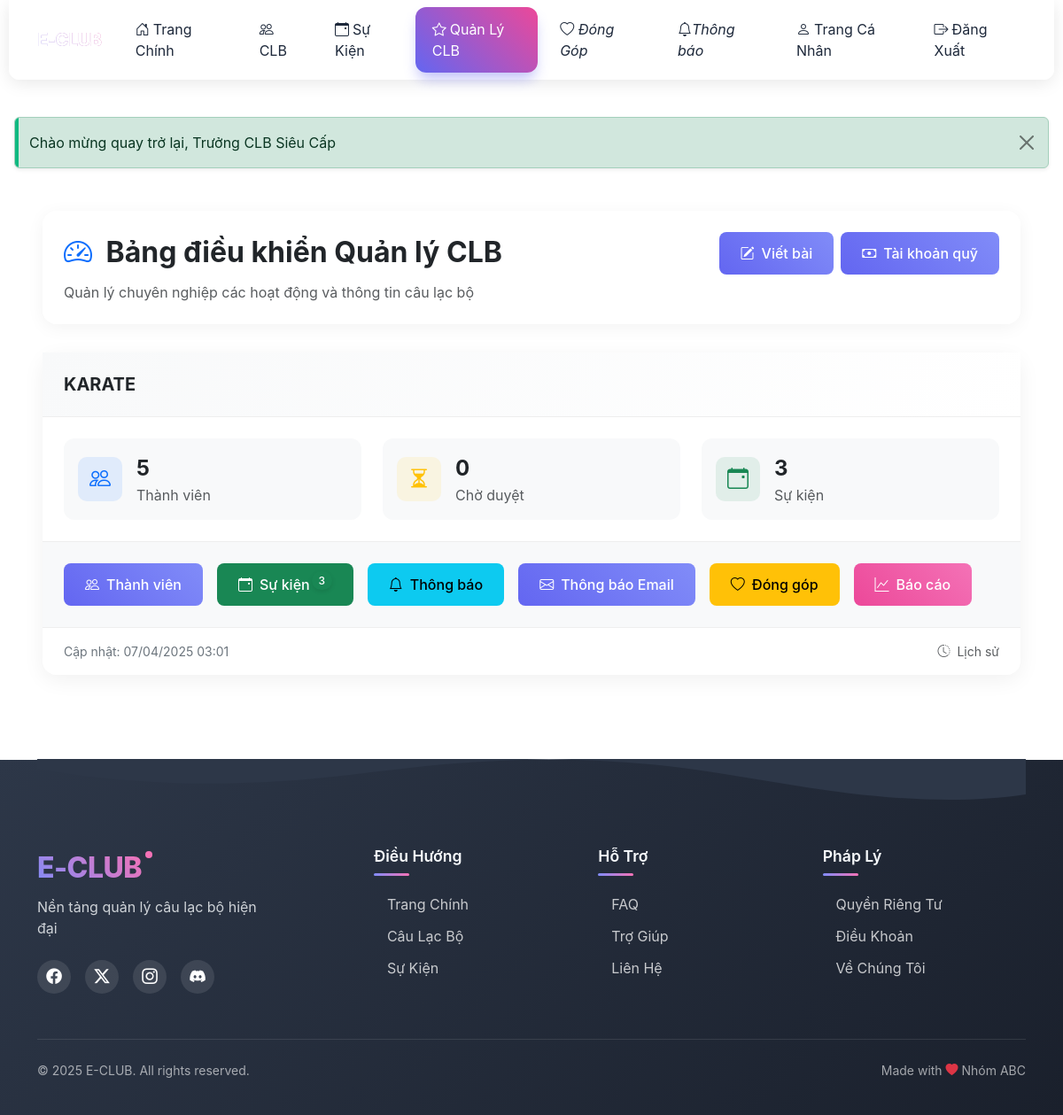
The page /index.php?page=club_leader (signed in) on the database its author committed.
### tables this page shows
CREATE TABLE `clubs` (
  `id` int(11) NOT NULL,
  `name` varchar(100) NOT NULL,
  `description` text DEFAULT NULL,
  `created_at` timestamp NOT NULL DEFAULT current_timestamp(),
  `status` enum('active','inactive') NOT NULL DEFAULT 'active',
  `image_url` varchar(255) DEFAULT NULL,
  `bank_info` longtext DEFAULT NULL
);

### pages/club_leader/index.php (the view, shortened to what this page needs)
<?php
$sql = "SELECT c.* FROM clubs c
       INNER JOIN club_leaders cl ON c.id = cl.club_id
       WHERE cl.user_id = ?";
$stmt = $conn->prepare($sql);
$stmt->bind_param("i", $_SESSION['user_id']);
$stmt->execute();
$managed_clubs = $stmt->get_result()->fetch_all(MYSQLI_ASSOC);
?>
<!DOCTYPE html>
<html lang="vi">
<head>
    <link href="https://cdnjs.cloudflare.com/ajax/libs/bootstrap/5.3.0/css/bootstrap.min.css" rel="stylesheet">
    <link href="https://cdnjs.cloudflare.com/ajax/libs/bootstrap-icons/1.10.0/font/bootstrap-icons.min.css" rel="stylesheet">
</head>
<body>
    <div class="dashboard-wrapper">
        <div class="header-card">
            <div class="d-flex justify-content-between align-items-center flex-wrap gap-3">
                <h2 class="mb-0 fw-bold">
                    <i class="bi bi-speedometer2 text-primary me-2"></i>
                    Bảng điều khiển Quản lý CLB
                </h2>
                <div class="d-flex gap-2">
                    <a href="index.php?page=club_leader/posts" class="btn btn-modern btn-primary">
                        <i class="bi bi-pencil-square"></i> Viết bài
                    </a>
                    <a href="index.php?page=club_leader/club_settings" class="btn btn-modern btn-primary">
                        <i class="bi bi-cash"></i> Tài khoản quỹ
                    </a>
                </div>
            </div>
            <p class="text-muted mt-2 mb-0">Quản lý chuyên nghiệp các hoạt động và thông tin câu lạc bộ</p>
        </div>
        <?php if (empty($managed_clubs)): ?>
            <div class="empty-card">
                <i class="bi bi-exclamation-circle text-muted mb-3" style="font-size: 3.5rem;"></i>
                <h3 class="fw-bold">Chưa quản lý CLB nào</h3>
                <p class="text-muted mb-4">Liên hệ quản trị viên để được phân quyền quản lý câu lạc bộ.</p>
                <a href="/" class="btn btn-modern btn-primary">
                    <i class="bi bi-arrow-left me-2"></i> Quay lại
                </a>
            </div>
        <?php else: ?>
            <?php foreach ($managed_clubs as $club): ?>
                <?php
                $sql = "SELECT
                    COUNT(CASE WHEN status = 'approved' THEN 1 END) as approved_members,
                    COUNT(CASE WHEN status = 'pending' THEN 1 END) as pending_members
                    FROM club_members WHERE club_id = ?";
                $stmt = $conn->prepare($sql);
                $stmt->bind_param("i", $club['id']);
                $stmt->execute();
                $stats = $stmt->get_result()->fetch_assoc();
                $sql = "SELECT COUNT(*) as upcoming_events FROM events
                       WHERE club_id = ? AND event_date >= CURDATE()";
                $stmt = $conn->prepare($sql);
                $stmt->bind_param("i", $club['id']);
                $stmt->execute();
                $events_count = $stmt->get_result()->fetch_assoc()['upcoming_events'];
                ?>
                <div class="club-card">
                    <div class="club-header d-flex justify-content-between align-items-center">
                        <h3 class="h5 mb-0 fw-bold"><?php echo htmlspecialchars($club['name']); ?></h3>
                    </div>
                    <div class="stats-grid">
                        <div class="stat-item">
                            <div class="stat-icon bg-primary bg-opacity-10 text-primary">
                                <i class="bi bi-people"></i>
                            </div>
                            <div>
                                <div class="fw-bold fs-4"><?php echo $stats['approved_members']; ?></div>
                                <div class="text-muted">Thành viên</div>
                            </div>
                        </div>
                        <div class="stat-item">
                            <div class="stat-icon bg-warning bg-opacity-10 text-warning">
                                <i class="bi bi-hourglass-split"></i>
                            </div>
                            <div>
                                <div class="fw-bold fs-4"><?php echo $stats['pending_members']; ?></div>
                                <div class="text-muted">Chờ duyệt</div>
                            </div>
                        </div>
                        <div class="stat-item">
                            <div class="stat-icon bg-success bg-opacity-10 text-success">
                                <i class="bi bi-calendar-event"></i>
                            </div>
                            <div>
                                <div class="fw-bold fs-4"><?php echo $events_count; ?></div>
                                <div class="text-muted">Sự kiện</div>
                            </div>
                        </div>
                    </div>
                    <div class="action-buttons">
                        <a href="index.php?page=club_leader/members&club_id=<?php echo $club['id']; ?>" class="btn btn-modern btn-primary">
                            <i class="bi bi-people"></i> Thành viên
                        </a>
                        <a href="index.php?page=club_leader/events&club_id=<?php echo $club['id']; ?>" class="btn btn-modern btn-success">
                            <i class="bi bi-calendar-event"></i> Sự kiện
                            <?php if ($events_count > 0): ?>
                                <span class="badge bg-success"><?php echo $events_count; ?></span>
                            <?php endif; ?>
                        </a>
                        <a href="index.php?page=club_leader/notifications&club_id=<?php echo $club['id']; ?>" class="btn btn-modern btn-info">
                            <i class="bi bi-bell"></i> Thông báo
                        </a>
                        <a href="index.php?page=club_leader/email_notifications&club_id=<?php echo $club['id']; ?>" class="btn btn-modern btn-primary">
                            <i class="bi bi-envelope"></i> Thông báo Email
                        </a>
                        <a href="index.php?page=club_leader/donations&club_id=<?php echo $club['id']; ?>" class="btn btn-modern btn-warning">
                            <i class="bi bi-heart"></i> Đóng góp
                        </a>
                        <a href="index.php?page=club_leader/reports&club_id=<?php echo $club['id']; ?>" class="btn btn-modern btn-secondary">
                            <i class="bi bi-graph-up"></i> Báo cáo
                        </a>
                    </div>
                    <div class="footer-info d-flex justify-content-between align-items-center">
                        <span>Cập nhật: <?php echo date('d/m/Y H:i'); ?></span>
                        <a href="index.php?page=club_leader/activity_log&club_id=<?php echo $club['id']; ?>" class="text-muted text-decoration-none">
                            <i class="bi bi-clock-history me-1"></i> Lịch sử
                        </a>
                    </div>
                </div>
            <?php endforeach; ?>
        <?php endif; ?>
    </div>
</body>
</html>

### templates/layout.php (style rules this page uses)
:root { --primary-color: #6366f1; --primary-light: #818cf8; --primary-dark: #4f46e5; --secondary-color: #ec4899; --secondary-light: #f472b6; --accent-color: #0ea5e9; --success-color: #10b981; --warning-color: #f59e0b; --danger-color: #ef4444; --background-color: #f8fafc; --text-color: #1e293b; --border-radius: 12px; --card-border-radius: 16px; --transition-speed: 0.3s; }
body { min-height: 100vh; display: flex; flex-direction: column; background-color: var(--background-color); font-family: 'Nunito', sans-serif; color: var(--text-color); overflow-x: hidden; }
.btn { border-radius: var(--border-radius); padding: 0.7rem 1.5rem; font-weight: 600; transition: all var(--transition-speed) ease; position: relative; overflow: hidden; z-index: 1; }
.btn::before { content: ''; position: absolute; top: 0; left: 0; width: 100%; height: 100%; background: rgba(255, 255, 255, 0.1); z-index: -1; transform: translateX(-100%) rotate(45deg); transition: transform 0.6s ease; }
.badge { font-size: 0.65rem; padding: 0.35em 0.65em; margin-left: -0.5em; margin-top: -0.5em; }
.btn-primary { background: linear-gradient(45deg, var(--primary-color), var(--primary-light)); border: none; }
.btn-secondary { background: linear-gradient(45deg, var(--secondary-color), var(--secondary-light)); border: none; }
.badge { padding: 0.5em 1em; border-radius: 20px; font-weight: 600; box-shadow: 0 2px 5px rgba(0, 0, 0, 0.1); }

### pages/club_leader/index.php (style rules this page uses)
:root { --primary: #1a73e8; --secondary: #6c757d; --success: #28a745; --info: #17a2b8; --warning: #ffc107; --danger: #dc3545; --light: #f8f9fa; --dark: #343a40; }
body { background: light; font-family: 'Inter', sans-serif; min-height: 100vh; }
.dashboard-wrapper { max-width: 1280px; margin: 0 auto; padding: 2rem; }
.header-card { background: rgba(255, 255, 255, 0.95); border-radius: 16px; padding: 1.5rem; box-shadow: 0 4px 20px rgba(0, 0, 0, 0.05); margin-bottom: 2rem; backdrop-filter: blur(10px); }
.club-card { background: white; border-radius: 16px; box-shadow: 0 6px 25px rgba(0, 0, 0, 0.06); margin-bottom: 2rem; transition: transform 0.2s ease, box-shadow 0.2s ease; }
.club-header { padding: 1.5rem; border-bottom: 1px solid #eee; background: linear-gradient(120deg, #f8f9fa, #ffffff); }
.stats-grid { display: grid; grid-template-columns: repeat(auto-fit, minmax(200px, 1fr)); gap: 1.5rem; padding: 1.5rem; }
.stat-item { display: flex; align-items: center; gap: 1rem; padding: 1rem; border-radius: 12px; background: #f8f9fa; transition: transform 0.2s ease; }
.stat-icon { width: 50px; height: 50px; border-radius: 10px; display: flex; align-items: center; justify-content: center; font-size: 1.5rem; }
.action-buttons { padding: 1.5rem; display: flex; flex-wrap: wrap; gap: 1rem; background: #f8f9fa; border-top: 1px solid #eee; }
.btn-modern { padding: 0.75rem 1.5rem; border-radius: 8px; font-weight: 500; border: none; transition: all 0.3s ease; display: flex; align-items: center; gap: 0.5rem; }
.footer-info { padding: 1rem 1.5rem; font-size: 0.875rem; color: #6c757d; background: #fff; border-top: 1px solid #eee; border-radius: 0 0 16px 16px; }
.badge { padding: 0.35em 0.65em; border-radius: 12px; font-weight: 500; }

### rows shown on the page
clubs: name "KARATE", approved_members "5", pending_members "0", events_count "3"

### other values the page prints
APP_NAME "E-CLUB"
$flash['message'] "Chào mừng quay trở lại, Trưởng CLB Siêu Cấp"
